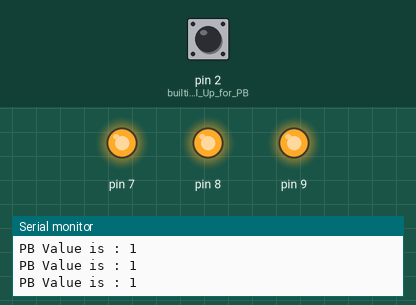
Recording of a sketch running on a simulated Arduino Uno, built with avr-gcc and run on an emulated ATmega328P. Shown: output pins drawn as LEDs (lit = HIGH), the last lines printed to the serial monitor. The test bench sets the inputs (shaded band); at power-on: pin 2 (builtin_Pull_Up_for_PB) HIGH.

Above: at 1.2 s.
1.3 s: pin 2 (builtin_Pull_Up_for_PB) pulled LOW for 0.15 s
At 1.4 s:
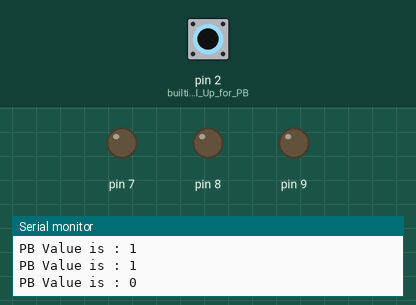
3.0 s: pin 2 (builtin_Pull_Up_for_PB) pulled LOW for 3.2 s
At 6.6 s:
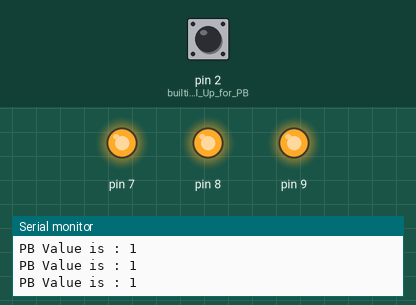
Timing chart, 0 to 8.1 s (numbered marks = the images above; inputs shaded):
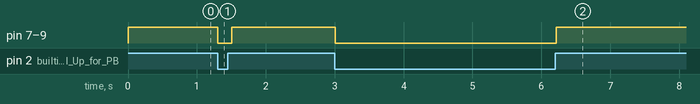

Measured:
- after the input at 1.3 s, pin 7–9: HIGH → LOW at once, → HIGH 0.20 s later
- after the input at 3.0 s, pin 7–9: HIGH → LOW at once, → HIGH 3.2 s later

The sketch:

9._PB_not_pressed_RGB_white_PB_pressed_RGB_off.ino
```cpp
 /*
 Main Theme :
     The goal of this circuit is to use the "if" statement with a built-in Pull up resistor
that "if" not pressed RGB is white / High and "if" pressed RGB is off.
*/
void setup()

{
Serial.begin(9600); //optional to print value
pinMode(2,INPUT_PULLUP); //builtin Pull Up for PB
//declare pins 7-9 as an output
pinMode(7, OUTPUT);
pinMode(8, OUTPUT);
pinMode(9, OUTPUT);
}

void loop()
{
int input = digitalRead(2); //variable to optimize coding

if (input) { // if input is not pressed pin 7-9 is 1
digitalWrite(7, 1);
digitalWrite(8, 1);
digitalWrite(9, 1);
}
else { // but when pressed pin 7-9 is 0
digitalWrite(7,0);
digitalWrite(8,0);
digitalWrite(9,0);
  }
// to display value
Serial.print("PB Value is : ");
Serial.println(digitalRead(2));
delay(100);
}
```
